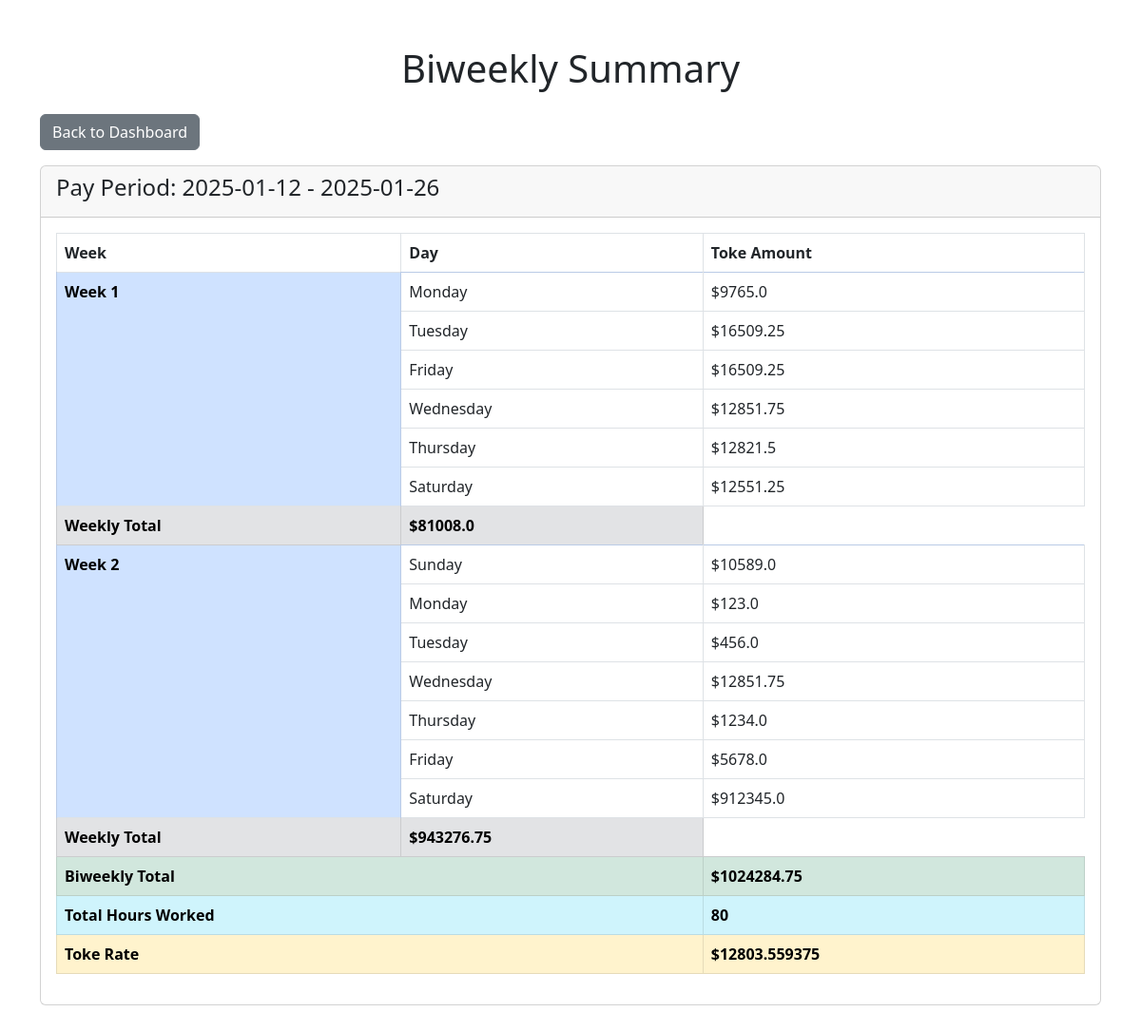
Screenshot of /toke/summary (signed in) with the database file from the repository.
### app.py (models this page shows)
class Toke(db.Model):
    id = db.Column(db.Integer, primary_key=True)
    date = db.Column(db.Date, nullable=False)
    toke_count = db.Column(db.Float, nullable=False)
    hours_worked = db.Column(db.Float, nullable=False, default=0)  # New Column
    added_by = db.Column(db.String(50), nullable=False)

### app.py (the view)
@app.route('/toke/summary')
def toke_summary():
    user_role = session.get('user_role')
    if user_role != 'admin':
        flash('Access denied.', 'danger')
        return redirect('/login')
    today = date.today()
    start_date = today - timedelta(days=14)
    biweekly_data = Toke.query.filter(Toke.date >= start_date).all()
    summary = {"weeks": {}, "weekly_totals": {}, "biweekly_total": 0, "total_hours": 0, "toke_rate": 0}
    for i in range(2):
        week_start = start_date + timedelta(days=i * 7)
        week_end = week_start + timedelta(days=6)
        week_data = [toke for toke in biweekly_data if week_start <= toke.date <= week_end]
        weekly_total = sum(toke.toke_count for toke in week_data)
        summary["weeks"][i + 1] = {toke.date.strftime("%A"): toke.toke_count for toke in week_data}
        summary["weekly_totals"][i + 1] = weekly_total
        summary["biweekly_total"] += weekly_total
    summary["total_hours"] = 80
    summary["toke_rate"] = summary["biweekly_total"] / summary["total_hours"] if summary["total_hours"] > 0 else 0
    return render_template('summary.html', summary_data=summary, pay_period={"label": f"{start_date} - {today}"})

### templates/summary.html (shortened to what this page needs)
<!DOCTYPE html>
<html lang="en">
<head>
    <link rel="stylesheet" href="https://cdn.jsdelivr.net/npm/bootstrap@5.3.0/dist/css/bootstrap.min.css">
</head>
<body>
    <div class="container my-5">
        <h1 class="text-center mb-4">Biweekly Summary</h1>
        <div class="text-start mb-3">
            <a href="/toke" class="btn btn-secondary">Back to Dashboard</a>
        </div>
        {% if summary_data %}
        <div class="card">
            <div class="card-header">
                <h4>Pay Period: {{ pay_period.label }}</h4>
            </div>
            <div class="card-body">
                <table class="table table-bordered">
                    <thead>
                        <tr>
                            <th>Week</th>
                            <th>Day</th>
                            <th>Toke Amount</th>
                        </tr>
                    </thead>
                    <tbody>
                        {% for week, days in summary_data.weeks.items() %}
                        <tr class="table-primary">
                            <td rowspan="{{ days|length + 1 }}"><strong>Week {{ week }}</strong></td>
                        </tr>
                        {% for day, amount in days.items() %}
                        <tr>
                            <td>{{ day }}</td>
                            <td>${{ amount }}</td>
                        </tr>
                        {% endfor %}
                        <tr class="table-secondary">
                            <td><strong>Weekly Total</strong></td>
                            <td><strong>${{ summary_data.weekly_totals[week] }}</strong></td>
                        </tr>
                        {% endfor %}
                        <tr class="table-success">
                            <td colspan="2"><strong>Biweekly Total</strong></td>
                            <td><strong>${{ summary_data.biweekly_total }}</strong></td>
                        </tr>
                        <tr class="table-info">
                            <td colspan="2"><strong>Total Hours Worked</strong></td>
                            <td><strong>{{ summary_data.total_hours }}</strong></td>
                        </tr>
                        <tr class="table-warning">
                            <td colspan="2"><strong>Toke Rate</strong></td>
                            <td><strong>${{ summary_data.toke_rate }}</strong></td>
                        </tr>
                    </tbody>
                </table>
            </div>
        </div>
        {% else %}
        <div class="alert alert-info text-center">
            <p>No summary data available for this pay period.</p>
        </div>
        {% endif %}
    </div>
</body>
</html>

### rows the page displays
Toke: day "Monday", toke_count "9765.0"
Toke: day "Tuesday", toke_count "16509.25"
Toke: day "Friday", toke_count "16509.25"
Toke: day "Wednesday", toke_count "12851.75"
Toke: day "Thursday", toke_count "12821.5"
Toke: day "Saturday", toke_count "12551.25"
Toke: day "Sunday", toke_count "10589.0"
Toke: day "Monday", toke_count "123.0"
Toke: day "Tuesday", toke_count "456.0"
Toke: day "Wednesday", toke_count "12851.75"
Toke: day "Thursday", toke_count "1234.0"
Toke: day "Friday", toke_count "5678.0"
Toke: day "Saturday", toke_count "912345.0"

### other values shown
{{ pay_period.label }} "2025-01-12 - 2025-01-26"
{{ week }} "1" "2"
{{ summary_data.weekly_totals[week] }} "81008.0" "943276.75"
{{ summary_data.biweekly_total }} "1024284.75"
{{ summary_data.total_hours }} "80"
{{ summary_data.toke_rate }} "12803.559375"
